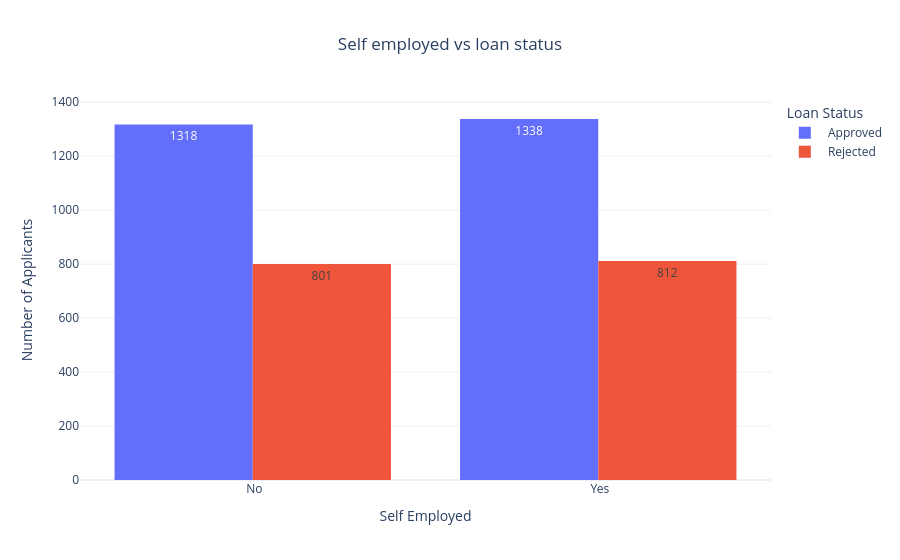

The notebook cell this image was saved under:
### Code cell
fig = px.histogram(df, x="self_employed", color="loan_status", barmode="group",text_auto=True, title="Self employed vs loan status")
fig.update_layout(title_x=0.5,template="plotly_white",xaxis_title="Self Employed",yaxis_title="Number of Applicants",legend_title="Loan Status")
fig.show()

### Figure 1 — Plotly figure (JSON) as saved in the notebook; plotly's stock layout.template omitted (floating-point values rounded to 4 significant figures; data arrays with more than 128 entries replaced by an {"elided": "..."} marker saying what was removed)
{"data": [{"alignmentgroup": "True", "bingroup": "x", "hovertemplate": "loan_status= Approved<br>self_employed=%{x}<br>count=%{y}<extra></extra>", "legendgroup": " Approved", "marker": {"color": "#636efa", "pattern": {"shape": ""}}, "name": " Approved", "offsetgroup": " Approved", "orientation": "v", "showlegend": true, "texttemplate": "%{value}", "type": "histogram", "x": {"elided": "2656 str values"}, "xaxis": "x", "yaxis": "y"}, {"alignmentgroup": "True", "bingroup": "x", "hovertemplate": "loan_status= Rejected<br>self_employed=%{x}<br>count=%{y}<extra></extra>", "legendgroup": " Rejected", "marker": {"color": "#EF553B", "pattern": {"shape": ""}}, "name": " Rejected", "offsetgroup": " Rejected", "orientation": "v", "showlegend": true, "texttemplate": "%{value}", "type": "histogram", "x": {"elided": "1613 str values"}, "xaxis": "x", "yaxis": "y"}], "layout": {"barmode": "group", "legend": {"title": {"text": "Loan Status"}, "tracegroupgap": 0}, "title": {"text": "Self employed vs loan status", "x": 0.5}, "xaxis": {"anchor": "y", "domain": [0, 1], "title": {"text": "Self Employed"}}, "yaxis": {"anchor": "x", "domain": [0, 1], "title": {"text": "Number of Applicants"}}}}
